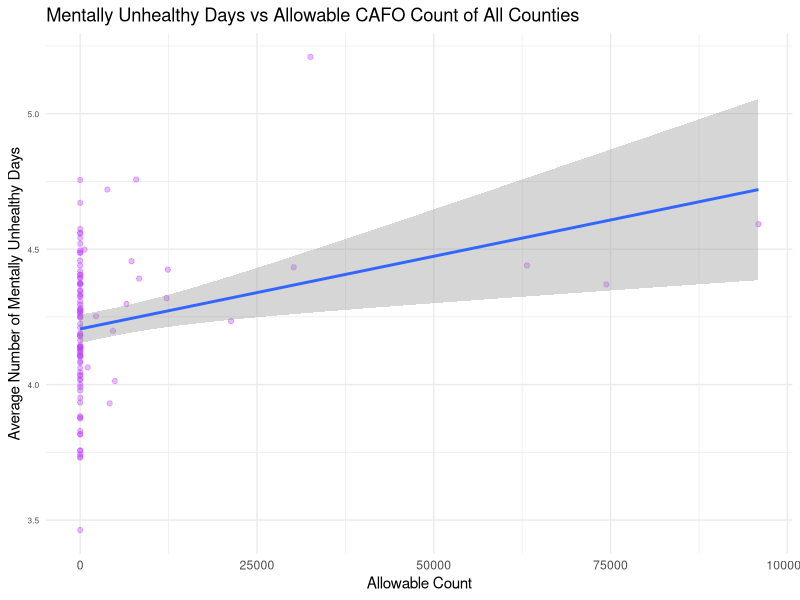

Write R code to recreate this figure.
library(tidyverse)

finalData <- read_csv("derivedData/finalData.csv")

figure <- finalData %>% ggplot(aes(x = allowable_count, y = mentally_unhealthy_days)) + 
  geom_point(color = "darkorchid1", alpha = 0.35) + 
  geom_smooth(method='lm') + 
  labs(title = "Mentally Unhealthy Days vs Allowable CAFO Count of All Counties", 
       x="Allowable Count", y="Average Number of Mentally Unhealthy Days") + 
  theme_minimal() + 
  theme(axis.text.y = element_text(size = 6))

ggsave("figures/mentalDaysScatter.png", plot=figure)